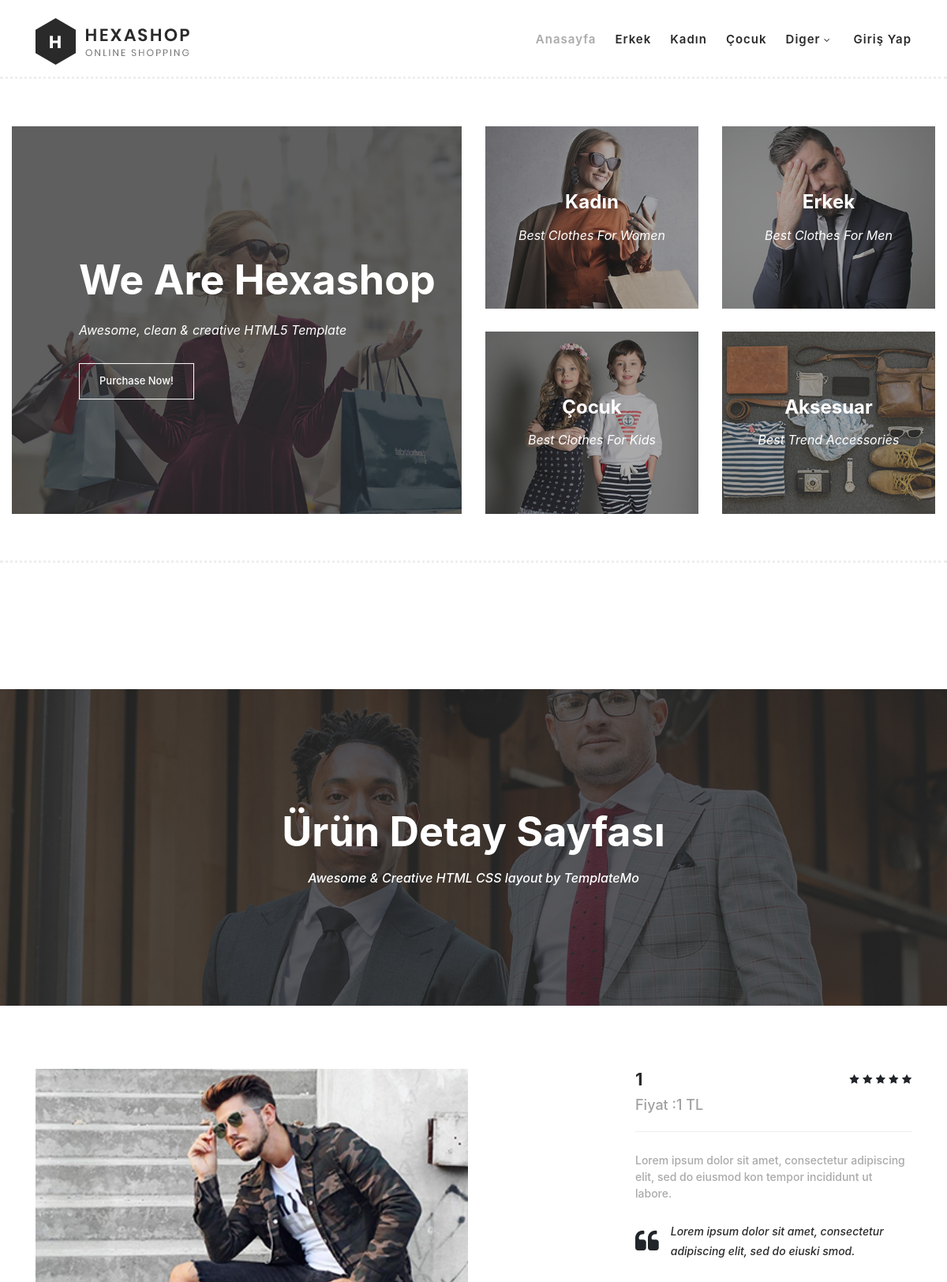
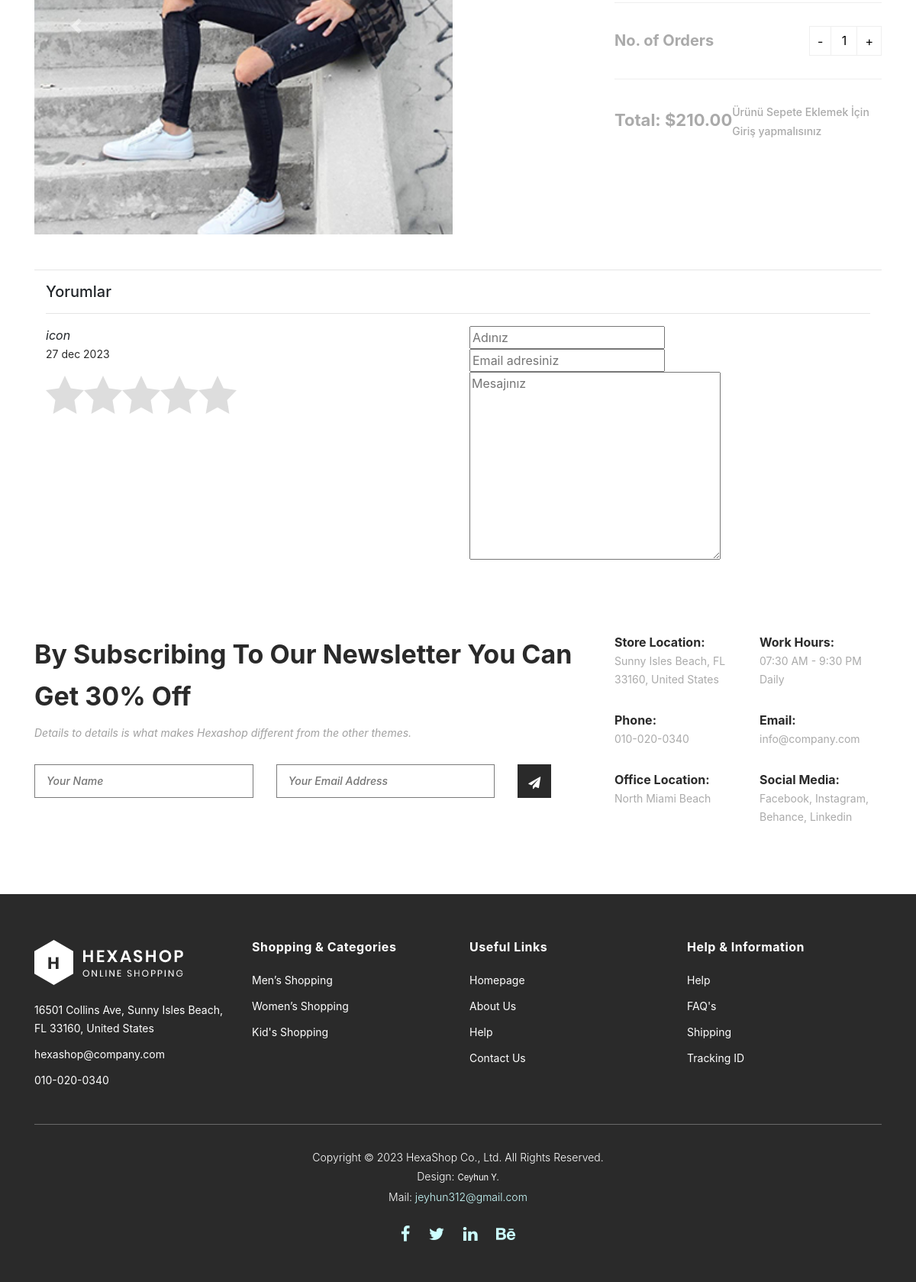
Page /urun/37 on the committed database (2 pictures, top to bottom).
### myapp/models.py (models this page shows, shortened)
class Product(models.Model):
    product_category =models.ForeignKey(Category, verbose_name=("Ürün_Kategorisi"), on_delete=models.CASCADE)
    product_name =models.CharField(("ismi"), max_length=50)
    product_content=models.CharField(("açıklama"), max_length=50)
    product_price =models.PositiveIntegerField(("fiyat"))
    product_image =models.FileField(("resmi"), upload_to='Photos', blank=True,max_length=100)
    product_image2 =models.FileField(("resm2"), upload_to='Photos',blank=True,null=True, max_length=100)
    product_stok =models.PositiveIntegerField(("stok"),default=1)

### myapp/views.py (the view)
# urls.py: path('urun/<urunid>',productdetail,name='bireysel'),
def productdetail(request, urunid):
    context = {}
    detail = Product.objects.filter(id=urunid).first()
    if detail is None:
        return redirect("cikis")
    else:
        context["detail"] = detail
    if request.method == "POST":
        comment = CommentForm(request.POST)
        if comment.is_valid():
            new_comment = comment.save(commit=False)
            new_comment.comment_username = request.user
            new_comment.post = detail
            new_comment.save()
            return redirect("bireysel", urunid)
    else:
        context["commentform"] = CommentForm()
        yorm = detail.productdetail.all()
        data = {}
        for comment in yorm:
            data[comment.id] = UpdateCommentForm(instance=comment)
        print(data)
        context["updateform"] = data.items()
        return render(request, "productdetail.html", context)

### myapp/form.py
class CommentForm(forms.ModelForm):
    class Meta:
        model =Comment
        fields =["comment_message"]

### myapp/templates/productdetail.html (shortened to what this page needs)
{% extends "base.html" %}
{% block body %}
<div class="page-heading" id="top">
    <div class="container">
        <div class="row">
            <div class="col-lg-12">
                <div class="inner-content">
                    <h2>Ürün Detay Sayfası</h2>
                    <span>Awesome &amp; Creative HTML CSS layout by TemplateMo</span>
                </div>
            </div>
        </div>
    </div>
</div>
<section class="section" id="product">
    <div class="container">
        <div class="row">
            <div class="col-lg-8">
                <div class="left-images">
                    <div id="carouselExampleControls" class="carousel slide" data-ride="carousel">
                        <div class="carousel-inner">
                            <div class="carousel-item active">
                                <img src="{{detail.product_image.url}}" class="d-block w-75" alt="product_firs_img">
                            </div>
                        </div>
                        <a class="carousel-control-prev" href="#carouselExampleControls" role="button"
                            data-slide="prev">
                            <span class="carousel-control-prev-icon" aria-hidden="true"></span>
                        </a>
                        <a class="carousel-control-next" href="#carouselExampleControls" role="button"
                            data-slide="next">
                            <span class="carousel-control-next-icon" aria-hidden="true"></span>
                        </a>
                    </div>
                </div>
            </div>
            <div class="col-lg-4">
                <div class="right-content">
                    <h4>{{detail.product_name}}</h4>
                    <span class="price">Fiyat :{{detail.product_price}} TL</span>
                    <ul class="stars">
                        <li><i class="fa fa-star"></i></li>
                        <li><i class="fa fa-star"></i></li>
                        <li><i class="fa fa-star"></i></li>
                        <li><i class="fa fa-star"></i></li>
                        <li><i class="fa fa-star"></i></li>
                    </ul>
                    <span>Lorem ipsum dolor sit amet, consectetur adipiscing elit, sed do eiusmod kon tempor incididunt
                        ut labore.</span>
                    <div class="quote">
                        <i class="fa fa-quote-left"></i>
                        <p>Lorem ipsum dolor sit amet, consectetur adipiscing elit, sed do eiuski smod.</p>
                    </div>
                    <div class="quantity-content">
                        <div class="left-content">
                            <h6>No. of Orders</h6>
                        </div>
                        <div class="right-content">
                            <div class="quantity buttons_added">
                                <input type="button" value="-" class="minus"><input type="number" step="1" min="1"
                                    max="" name="quantity" value="1" title="Qty" class="input-text qty text" size="4"
                                    pattern="" inputmode=""><input type="button" value="+" class="plus">
                            </div>
                        </div>
                    </div>
                    <div class="total">
                        <h4>Total: $210.00</h4>
                        {% if request.user.is_authenticated %}
                        <div class="main-border-button"><a onclick="HandleAddBasket('{{detail.id}}')">Sepete Ekle</a>
                        </div>
                        {% else %}
                        <p>Ürünü Sepete Eklemek İçin Giriş yapmalısınız</p>
                        {% endif %}
                    </div>
                </div>
            </div>
        </div>
        <hr>
        <div class="container">
            <div class="commentsAll">
                <h5>Yorumlar</h5>
                <hr>
                <div class="row">
                    <div class="col-6">
                        <div class="userComment">
                            <i>icon</i>
                            <p>27 dec 2023</p>
                            <div class="rating">
                                <span class="star-rating">
                                  </span>
                                  <strong class="choice">Choose a rating</strong>
                            </div>
                        </div>
                    </div>
                    <div class="col-6">
                        <div class="formComment ">
                        <form action="">
                            <input type="text" name="name" placeholder="Adınız"> <br>
                            <input type="email" name="email" placeholder="Email adresiniz"> <br>
                            <textarea name="comment" cols="30" rows="10" placeholder="Mesajınız"></textarea>
                        </form>
                    </div>
                    </div>
                </div>
            </div>
        </div>
</section>
{% endblock body %}

### myapp/static/assets/css/templatemo-hexashop.css (style rules this page uses)
html, body, div, span, applet, object, iframe, h1, h2, h3, h4, h5, h6, p, blockquote, div pre, a, abbr, acronym, address, big, cite, code, del, dfn, em, font, img, ins, kbd, q, s, samp, small, strike, strong, sub, sup, tt, var, b, u, i, center, dl, dt, dd, ol, ul, li, figure, header, nav, section, article, aside, footer, figcaption { margin: 0; padding: 0; border: 0; outline: 0; }
ul, li { padding: 0; margin: 0; list-style: none; }
header, nav, section, article, aside, footer, hgroup { display: block; }
* { box-sizing: border-box; }
html, body { font-family: 'Poppins', sans-serif; font-weight: 400; background-color: #fff; font-size: 16px; -ms-text-size-adjust: 100%; -webkit-font-smoothing: antialiased; -moz-osx-font-smoothing: grayscale; }
a { text-decoration: none !important; }
h1, h2, h3, h4, h5, h6 { margin-top: 0px; margin-bottom: 0px; }
ul { margin-bottom: 0px; }
p { font-size: 14px; line-height: 25px; color: #2a2a2a; }
html, body { background: #fff; font-family: 'Poppins', sans-serif; }
.page-heading { margin-top: 160px; margin-bottom: 30px; background-image: url(../images/products-page-heading.jpg); background-position: center center; background-size: cover; background-repeat: no-repeat; }
.page-heading .inner-content { padding: 150px 0px; text-align: center; }
.page-heading .inner-content h2 { font-size: 52px; color: #fff; font-weight: 700; margin-bottom: 15px; }
.page-heading .inner-content span { font-size: 16px; font-weight: 500; color: #fff; font-style: italic; }
#product { margin-top: 80px; }
#product .left-images img { width: 100%; overflow: hidden; margin-bottom: 30px; }
#product .right-content { position: relative; z-index: 3; background-color: #fff; }
#product .right-content h4 { font-size: 22px; color: #2a2a2a; font-weight: 700; margin-bottom: 0px; }
#product .right-content span.price { font-size: 18px; color: #a1a1a1; font-weight: 500; display: block; margin-top: 5px; border-bottom: 1px solid #eee; padding-bottom: 20px; }
#product .right-content ul.stars { position: absolute; right: 0; top: 0; }
#product .right-content ul.stars li { display: inline; font-size: 13px; }
#product .right-content span { font-size: 14px; color: #aaaaaa; font-weight: 500; display: block; margin-top: 25px; }
#product .right-content .quote { margin-top: 25px; }
#product .right-content .quote i { float: left; font-size: 32px; margin-right: 15px; margin-top: 10px; }
#product .right-content .quote p { font-style: italic; color: #2a2a2a; font-weight: 500; }
#product .right-content p { font-size: 14px; color: #aaaaaa; font-weight: 500; display: block; margin-top: 25px; }
.quantity-content { margin-top: 30px; padding-top: 30px; border-top: 1px solid #eee; border-bottom: 1px solid #eee; width: 100%; padding-bottom: 30px; margin-bottom: 30px; }
.quantity-content .left-content { float: left; margin-right: 30px; }
.quantity-content .right-content { text-align: right; }
.quantity-content .left-content h6 { padding-top: 7px; font-size: 20px; font-weight: 700; color: #aaa; position: relative; z-index: 11; }
.total h4 { float: left; font-size: 20px; margin-top: 10px; color: #aaa!important; }
.quantity { display: inline-block; }
.quantity .input-text.qty { width: 35px; height: 39px; padding: 0 5px; text-align: center; background-color: transparent; border: 1px solid #efefef; }
.quantity.buttons_added { text-align: left; position: relative; white-space: nowrap; vertical-align: top; }
.quantity.buttons_added input { display: inline-block; margin: 0; vertical-align: top; box-shadow: none; }
.quantity.buttons_added .minus, .quantity.buttons_added .plus { padding: 7px 10px 8px; height: 39px; background-color: #ffffff; border: 1px solid #efefef; cursor:pointer; }
.quantity.buttons_added .minus { border-right: 0; }
.quantity.buttons_added .plus { border-left: 0; }

### myapp/templates/productdetail.html (style rules this page uses)
.choice { position: fixed; top: 0; left:0; right:0; text-align: center; padding: 20px; display:block; }

### rows in the picture
Product: product_image (picture), product_name "1", product_price "1"
